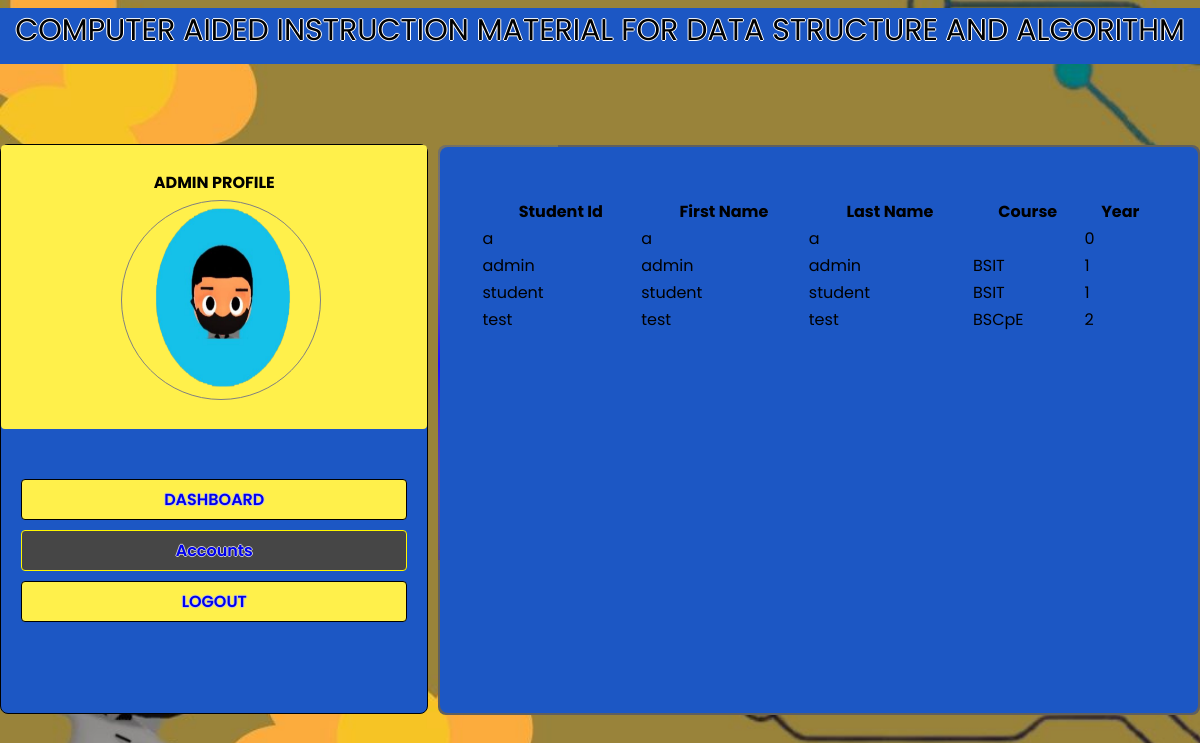
Screenshot of /views/admin/logindata.php (signed in) with the database file from the repository.
### tables this page shows
CREATE TABLE `user` (
  `student_number` varchar(30) NOT NULL,
  `role` varchar(30) NOT NULL,
  `username` varchar(30) NOT NULL,
  `password` varchar(30) NOT NULL,
  `email` varchar(30) NOT NULL,
  `first_name` varchar(30) NOT NULL,
  `middle_name` varchar(30) NOT NULL,
  `last_name` varchar(30) NOT NULL,
  `gender` varchar(30) NOT NULL,
  `course_id` varchar(30) NOT NULL,
  `year` int(11) NOT NULL,
  `birthdate` date NOT NULL,
  `profile` varchar(100) DEFAULT NULL
);

### db/UserDb.php (called while the page is built, shortened)
<?php
require_once 'autoload.php';
class UserDb
{
    public static function getUsers()
    {
        $conn = Database::open();
        $stmt = $conn->prepare("SELECT * FROM user");
        $stmt->execute();
        $users = array();
        $result = $stmt->get_result();
        while ($data = $result->fetch_assoc()) {
            $user = new User(
                $data["student_number"],
                $data["username"],
                $data["password"],
                $data["email"],
                $data["first_name"],
                $data["middle_name"],
                $data["last_name"],
                $data["gender"],
                $data["course_id"],
                $data["year"],
                $data["birthdate"]
            );
            $user->setRole($data['role']);
            $user->setProfile($data['profile']);;
            array_push($users, $user);
        }
        return $users;
    }
}

### autoload.php (called while the page is built, shortened)
<?php
spl_autoload_register(function ($className) {
    $file = __DIR__ . '\\' . $className . '.php';
    $file = str_replace('\\', DIRECTORY_SEPARATOR, $file);
});

### model/user/User.php (called while the page is built, shortened)
<?php
class User
{
    private $id;
    private $fName;
    private $lName;
    private $course;
    private $year;
    public function __construct($id, $username, $password, $email, $fName, $mName, $lName, $gender, $course, $year, $birthdate)
    {
        $this->id = $id;
        $this->fName = $fName;
        $this->lName = $lName;
        $this->course = $course;
        $this->year = $year;
    }
    public function getId()
    {
        return $this->id;
    }
    public function getFName()
    {
        return $this->fName;
    }
    public function getLName()
    {
        return $this->lName;
    }
    public function getCourse()
    {
        return $this->course;
    }
    public function getYear()
    {
        return $this->year;
    }
}

### views/admin/logindata.php (the view, shortened to what this page needs)
<html lang="en">
<head>
    <link rel="stylesheet" href="./resources/css/admin.css">
</head>
<body>
    <div class="Header">
        <p>COMPUTER AIDED INSTRUCTION MATERIAL FOR DATA STRUCTURE AND ALGORITHM</p>
    </div>
    <div class="modules">
        <div id="profile"><br>
            <div class="profile-pic-div">
                <?php
                if (!isset($_SESSION['userProfile'])) {
                    echo "<img src='./assets/profile/default.png' id='photo'>";
                } else {
                    echo "<img src='./assets/profile/" . $_SESSION['userProfile'] . "'" . " id='photo'>";
                }
                ?>
            </div>
            <h4>ADMIN PROFILE</h4>
        </div>
        <div class="nav">
            <a href="./admin" class="nav-link">DASHBOARD</a>
            <a href="./account" class="nav-link nav-link-active">Accounts</a>
            <a href="./logout" class="nav-link" onclick="Login(this.form)">LOGOUT</a><br><br>
        </div>
    </div>
    <div class="box">
        <div class="form">
            <table class="styled-tabled">
                <thead>
                    <tr>
                        <th>Student Id</th>
                        <th>First Name</th>
                        <th>Last Name</th>
                        <th>Course</th>
                        <th>Year</th>
                    </tr>
                </thead>
                <tbody>
                    <?php
                    foreach (UserDb::getUsers() as $user) {
                        $id = $user->getId();
                        $fname = $user->getFname();
                        $lname = $user->getLname();
                        $course = $user->getCourse();
                        $year = $user->getYear();
                        echo "<tr>";
                        echo "<td>$id</td>";
                        echo "<td>$fname</td>";
                        echo "<td>$lname</td>";
                        echo "<td>$course</td>";
                        echo "<td>$year</td>";
                        echo "</tr>";
                    }
                    ?>
                </tbody>
            </table>
        </div>
    </div>
</body>
</html>

### resources/css/admin.css (style rules this page uses)
a { text-decoration: none; }
* { margin: 0; padding: 0; box-sizing: border-box; font-family: "poppins", sans-serif; }
body { display: flex; justify-content: center; align-items: center; min-height: 100vh; background: #23242a; background-image: url("../images/bg/admin-dashboard.jpg"); background-size: cover; }
.box { top: 30px; position: relative; width: 800px; height: 570px; background: #5f5f5f; border-radius: 8px; overflow: hidden; margin-left: 10px; }
.box::before { content: ""; position: absolute; top: -50%; left: -50%; width: 500px; height: 700px; background: linear-gradient(0deg, transparent, #ffff03, transparent, #180cff); transform-origin: bottom right; animation: animate 6s linear infinite; }
.box::after { content: ""; position: absolute; top: -50%; left: -50%; width: 500px; height: 700px; background: linear-gradient( 10deg, transparent, #180cff, transparent, #ffff03 ); transform-origin: bottom right; animation: animate 6s linear infinite; animation-delay: -3s; }
.form { position: absolute; inset: 2px; border-radius: 8px; z-index: 99999; padding: 50px 40px; display: flex; flex-direction: column; background-color: rgb(28, 87, 196); overflow: auto; }
.Header { font-size: 30px; text-align: center; top: 1%; width: 100%; height: 7%; z-index: 99999; position: absolute; background-color: rgb(28, 87, 196); text-shadow: 1px 0 0 rgb(255, 255, 255), 0 -1px 0 rgb(254, 254, 254), 0 1px 0 rgb(255, 255, 255), -1px 0 0 rgb(255, 255, 255); }
.modules { background-color: rgb(28, 87, 196); width: 450px; height: 570px; border: 1px solid black; border-radius: 8px; margin-top: 58px; text-align: left; }
#profile { background: #fff04b; text-align: center; border-radius: 4px; font-weight: 600; margin-bottom: 40px; width: 100%; height: 50%; }
.profile-pic-div { height: 200px; width: 200px; margin-left: 220px; margin-top: 130px; position: absolute; transform: translate(-50%, -50%); border-radius: 50%; overflow: hidden; border: 1px solid grey; z-index: 999999; }
#photo { height: 100%; width: 100%; }
.nav { display: flex; flex-direction: column; gap: 10px; padding: 10px 20px; }
.nav-link { border: 1px solid black; outline: none; background: #fff04b; border-radius: 4px; font-weight: 600; text-align: center; padding: 7px 20px; text-shadow: 1px 0 0 rgb(200, 200, 200), 0 -1px 0 rgb(200, 200, 200), 0 1px 0 rgb(200, 200, 200), -1px 0 0 rgb(200, 200, 200); }
.nav-link-active { border: 1px solid rgb(255, 247, 0); background: rgb(70, 70, 70); }

### rows the page displays
user: student_number "a", first_name "a", last_name "a", year "0"
user: student_number "admin", first_name "admin", last_name "admin", course "BSIT", year "1"
user: student_number "student", first_name "student", last_name "student", course "BSIT", year "1"
user: student_number "test", first_name "test", last_name "test", course "BSCpE", year "2"
